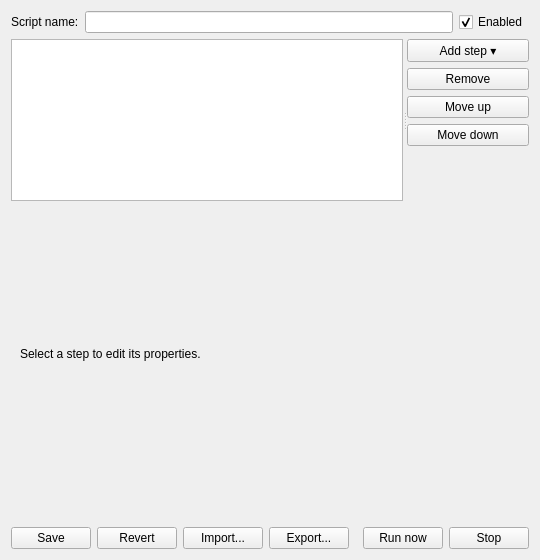
<?xml version="1.0" encoding="UTF-8"?>
<ui version="4.0">
 <class>BotScriptEditor</class>
 <widget class="QWidget" name="BotScriptEditor">
  <property name="geometry">
   <rect>
    <x>0</x>
    <y>0</y>
    <width>540</width>
    <height>560</height>
   </rect>
  </property>
  <layout class="QVBoxLayout" name="mainLayout">
   <item>
    <layout class="QHBoxLayout" name="topRow">
     <item>
      <widget class="QLabel" name="nameLabel">
       <property name="text">
        <string>Script name:</string>
       </property>
      </widget>
     </item>
     <item>
      <widget class="QLineEdit" name="nameEdit"/>
     </item>
     <item>
      <widget class="QCheckBox" name="enabledCheck">
       <property name="text">
        <string>Enabled</string>
       </property>
       <property name="checked">
        <bool>true</bool>
       </property>
      </widget>
     </item>
    </layout>
   </item>
   <item>
    <widget class="QSplitter" name="midSplitter">
     <property name="orientation">
      <enum>Qt::Horizontal</enum>
     </property>
     <widget class="QTreeView" name="stepsTree">
      <property name="dragEnabled">
       <bool>true</bool>
      </property>
      <property name="acceptDrops">
       <bool>true</bool>
      </property>
      <property name="dropIndicatorShown">
       <bool>true</bool>
      </property>
      <property name="dragDropMode">
       <enum>QAbstractItemView::InternalMove</enum>
      </property>
     </widget>
     <widget class="QWidget" name="buttonPanel">
      <layout class="QVBoxLayout" name="buttonLayout">
       <item>
        <widget class="QPushButton" name="addBtn">
         <property name="text">
          <string>Add step ▾</string>
         </property>
        </widget>
       </item>
       <item>
        <widget class="QPushButton" name="removeBtn">
         <property name="text">
          <string>Remove</string>
         </property>
        </widget>
       </item>
       <item>
        <widget class="QPushButton" name="upBtn">
         <property name="text">
          <string>Move up</string>
         </property>
        </widget>
       </item>
       <item>
        <widget class="QPushButton" name="downBtn">
         <property name="text">
          <string>Move down</string>
         </property>
        </widget>
       </item>
       <item>
        <spacer name="buttonStretch">
         <property name="orientation">
          <enum>Qt::Vertical</enum>
         </property>
         <property name="sizeHint" stdset="0">
          <size>
           <width>20</width>
           <height>40</height>
          </size>
         </property>
        </spacer>
       </item>
      </layout>
     </widget>
    </widget>
   </item>
   <item>
    <widget class="QStackedWidget" name="propStack">
     <widget class="QWidget" name="pageEmpty">
      <layout class="QVBoxLayout" name="emptyLayout">
       <item>
        <widget class="QLabel" name="emptyLabel">
         <property name="text">
          <string>Select a step to edit its properties.</string>
         </property>
        </widget>
       </item>
      </layout>
     </widget>
     <widget class="QWidget" name="pageText">
      <layout class="QVBoxLayout" name="textLayout">
       <item>
        <widget class="QLabel" name="textLabel">
         <property name="text">
          <string>Text:</string>
         </property>
        </widget>
       </item>
       <item>
        <widget class="QLineEdit" name="textEdit"/>
       </item>
       <item>
        <widget class="QLabel" name="textError">
         <property name="text">
          <string/>
         </property>
        </widget>
       </item>
      </layout>
     </widget>
     <widget class="QWidget" name="pageWait">
      <layout class="QVBoxLayout" name="waitLayout">
       <item>
        <widget class="QLabel" name="secondsLabel">
         <property name="text">
          <string>Seconds (1-86400):</string>
         </property>
        </widget>
       </item>
       <item>
        <widget class="QSpinBox" name="secondsSpin">
         <property name="minimum">
          <number>1</number>
         </property>
         <property name="maximum">
          <number>86400</number>
         </property>
         <property name="value">
          <number>30</number>
         </property>
        </widget>
       </item>
       <item>
        <widget class="QLabel" name="waitError">
         <property name="text">
          <string/>
         </property>
        </widget>
       </item>
      </layout>
     </widget>
     <widget class="QWidget" name="pageChat">
      <layout class="QVBoxLayout" name="chatLayout">
       <item>
        <widget class="QLabel" name="patternLabel">
         <property name="text">
          <string>Pattern:</string>
         </property>
        </widget>
       </item>
       <item>
        <widget class="QLineEdit" name="patternEdit"/>
       </item>
       <item>
        <widget class="QCheckBox" name="caseCheck">
         <property name="text">
          <string>Case sensitive</string>
         </property>
        </widget>
       </item>
       <item>
        <widget class="QLabel" name="timeoutLabel">
         <property name="text">
          <string>Timeout seconds (0 = forever):</string>
         </property>
        </widget>
       </item>
       <item>
        <widget class="QSpinBox" name="timeoutSpin">
         <property name="maximum">
          <number>86400</number>
         </property>
        </widget>
       </item>
       <item>
        <widget class="QLabel" name="chatError">
         <property name="text">
          <string/>
         </property>
        </widget>
       </item>
      </layout>
     </widget>
     <widget class="QWidget" name="pagePlayer">
      <layout class="QVBoxLayout" name="playerLayout">
       <item>
        <widget class="QLabel" name="playerLabel">
         <property name="text">
          <string>Player:</string>
         </property>
        </widget>
       </item>
       <item>
        <widget class="QLineEdit" name="playerEdit"/>
       </item>
       <item>
        <widget class="QLabel" name="timeoutLabel2">
         <property name="text">
          <string>Timeout seconds (0 = forever):</string>
         </property>
        </widget>
       </item>
       <item>
        <widget class="QSpinBox" name="timeoutSpin2">
         <property name="maximum">
          <number>86400</number>
         </property>
        </widget>
       </item>
       <item>
        <widget class="QLabel" name="playerError">
         <property name="text">
          <string/>
         </property>
        </widget>
       </item>
      </layout>
     </widget>
     <widget class="QWidget" name="pageLoop">
      <layout class="QVBoxLayout" name="loopLayout">
       <item>
        <widget class="QLabel" name="timesLabel">
         <property name="text">
          <string>Times (-1 = forever):</string>
         </property>
        </widget>
       </item>
       <item>
        <widget class="QSpinBox" name="timesSpin">
         <property name="minimum">
          <number>-1</number>
         </property>
         <property name="maximum">
          <number>1000000</number>
         </property>
         <property name="value">
          <number>10</number>
         </property>
        </widget>
       </item>
       <item>
        <widget class="QLabel" name="loopError">
         <property name="text">
          <string/>
         </property>
        </widget>
       </item>
      </layout>
     </widget>
     <widget class="QWidget" name="pageSet">
      <layout class="QVBoxLayout" name="setLayout">
       <item>
        <widget class="QLabel" name="setNameLabel">
         <property name="text">
          <string>Variable name (letters, digits, _):</string>
         </property>
        </widget>
       </item>
       <item>
        <widget class="QLineEdit" name="setNameEdit"/>
       </item>
       <item>
        <widget class="QLabel" name="setValueLabel">
         <property name="text">
          <string>Value (literal text):</string>
         </property>
        </widget>
       </item>
       <item>
        <widget class="QLineEdit" name="setValueEdit"/>
       </item>
       <item>
        <widget class="QLabel" name="setError">
         <property name="text">
          <string/>
         </property>
        </widget>
       </item>
      </layout>
     </widget>
     <widget class="QWidget" name="pageInc">
      <layout class="QVBoxLayout" name="incLayout">
       <item>
        <widget class="QLabel" name="incNameLabel">
         <property name="text">
          <string>Variable name (letters, digits, _):</string>
         </property>
        </widget>
       </item>
       <item>
        <widget class="QLineEdit" name="incNameEdit"/>
       </item>
       <item>
        <widget class="QLabel" name="incValueLabel">
         <property name="text">
          <string>Value (integer, may be negative):</string>
         </property>
        </widget>
       </item>
       <item>
        <widget class="QLineEdit" name="incValueEdit"/>
       </item>
       <item>
        <widget class="QLabel" name="incError">
         <property name="text">
          <string/>
         </property>
        </widget>
       </item>
      </layout>
     </widget>
     <widget class="QWidget" name="pageIf">
      <layout class="QVBoxLayout" name="ifLayout">
       <item>
        <widget class="QLabel" name="condTypeLabel">
         <property name="text">
          <string>Condition:</string>
         </property>
        </widget>
       </item>
       <item>
        <widget class="QComboBox" name="condTypeCombo"/>
       </item>
       <item>
        <widget class="QLabel" name="condValueLabel">
         <property name="text">
          <string>Value:</string>
         </property>
        </widget>
       </item>
       <item>
        <widget class="QLineEdit" name="condValueEdit"/>
       </item>
       <item>
        <widget class="QLabel" name="condVarLabel">
         <property name="text">
          <string>Variable:</string>
         </property>
        </widget>
       </item>
       <item>
        <widget class="QLineEdit" name="condVarEdit"/>
       </item>
       <item>
        <widget class="QLabel" name="condNumberLabel">
         <property name="text">
          <string>Number:</string>
         </property>
        </widget>
       </item>
       <item>
        <widget class="QSpinBox" name="condNumberSpin">
         <property name="minimum">
          <number>-1000000</number>
         </property>
         <property name="maximum">
          <number>1000000</number>
         </property>
        </widget>
       </item>
       <item>
        <widget class="QLabel" name="condTimeoutLabel">
         <property name="text">
          <string>Condition timeout seconds (0 = decide immediately):</string>
         </property>
        </widget>
       </item>
       <item>
        <widget class="QSpinBox" name="condTimeoutSpin">
         <property name="maximum">
          <number>86400</number>
         </property>
        </widget>
       </item>
       <item>
        <widget class="QLabel" name="branchHintLabel">
         <property name="text">
          <string>Branches: with this step selected, Add Step appends to the then branch; with an 'else:' row selected, Add Step appends to the else branch.</string>
         </property>
         <property name="wordWrap">
          <bool>true</bool>
         </property>
        </widget>
       </item>
       <item>
        <widget class="QLabel" name="ifError">
         <property name="text">
          <string/>
         </property>
        </widget>
       </item>
      </layout>
     </widget>
    </widget>
   </item>
   <item>
    <widget class="QLabel" name="saveStatusLabel">
     <property name="text">
      <string/>
     </property>
     <property name="visible">
      <bool>false</bool>
     </property>
    </widget>
   </item>
   <item>
    <layout class="QHBoxLayout" name="bottomRow">
     <item>
      <widget class="QPushButton" name="saveBtn">
       <property name="text">
        <string>Save</string>
       </property>
      </widget>
     </item>
     <item>
      <widget class="QPushButton" name="revertBtn">
       <property name="text">
        <string>Revert</string>
       </property>
      </widget>
     </item>
     <item>
      <widget class="QPushButton" name="importBtn">
       <property name="text">
        <string>Import...</string>
       </property>
      </widget>
     </item>
     <item>
      <widget class="QPushButton" name="exportBtn">
       <property name="text">
        <string>Export...</string>
       </property>
      </widget>
     </item>
     <item>
      <spacer name="bottomStretch">
       <property name="orientation">
        <enum>Qt::Horizontal</enum>
       </property>
       <property name="sizeHint" stdset="0">
        <size>
         <width>40</width>
         <height>20</height>
        </size>
       </property>
      </spacer>
     </item>
     <item>
      <widget class="QPushButton" name="runBtn">
       <property name="text">
        <string>Run now</string>
       </property>
      </widget>
     </item>
     <item>
      <widget class="QPushButton" name="stopBtn">
       <property name="text">
        <string>Stop</string>
       </property>
      </widget>
     </item>
    </layout>
   </item>
  </layout>
 </widget>
 <resources/>
 <connections/>
</ui>
